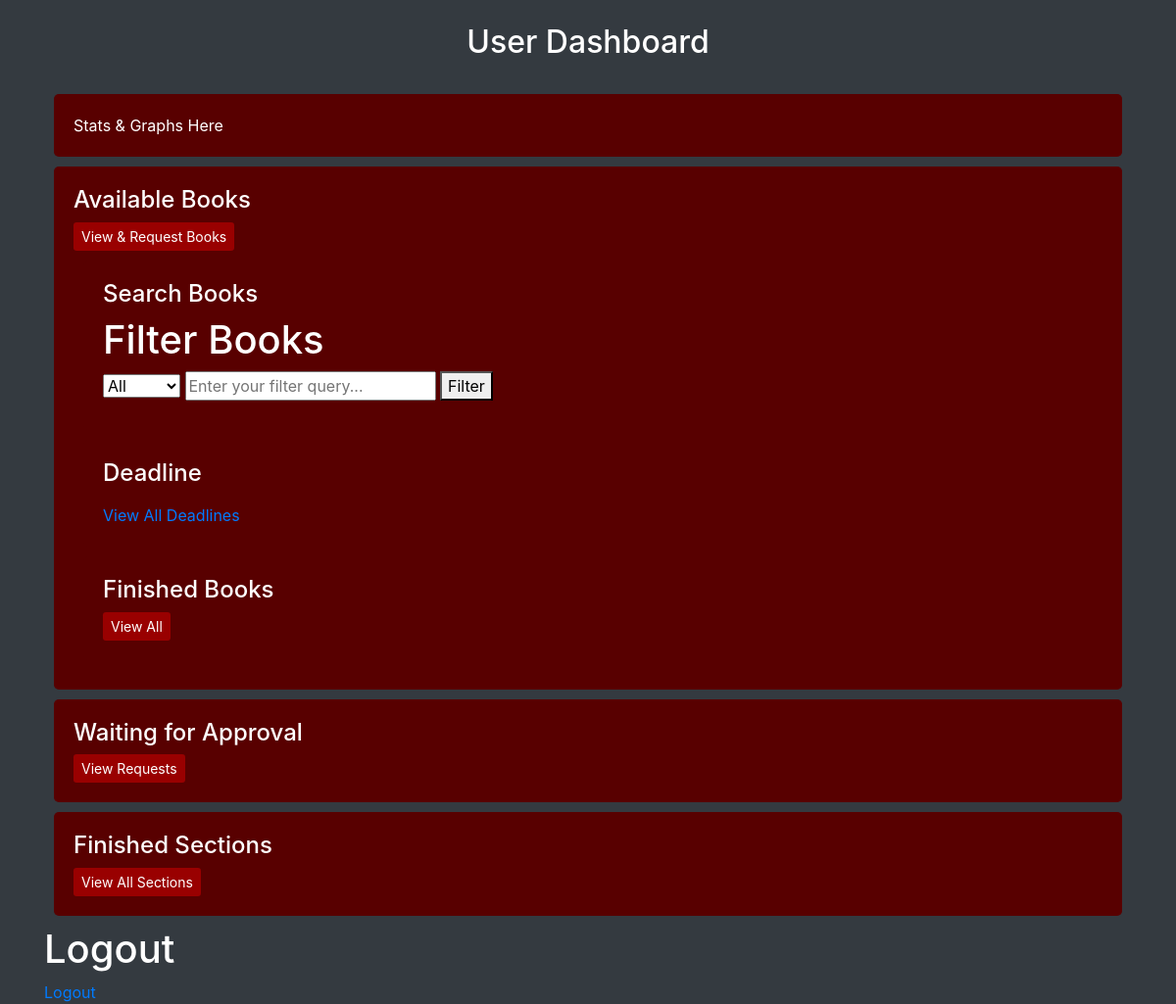
Before: /dashboards/user_dashboard (signed in) with the older database file.
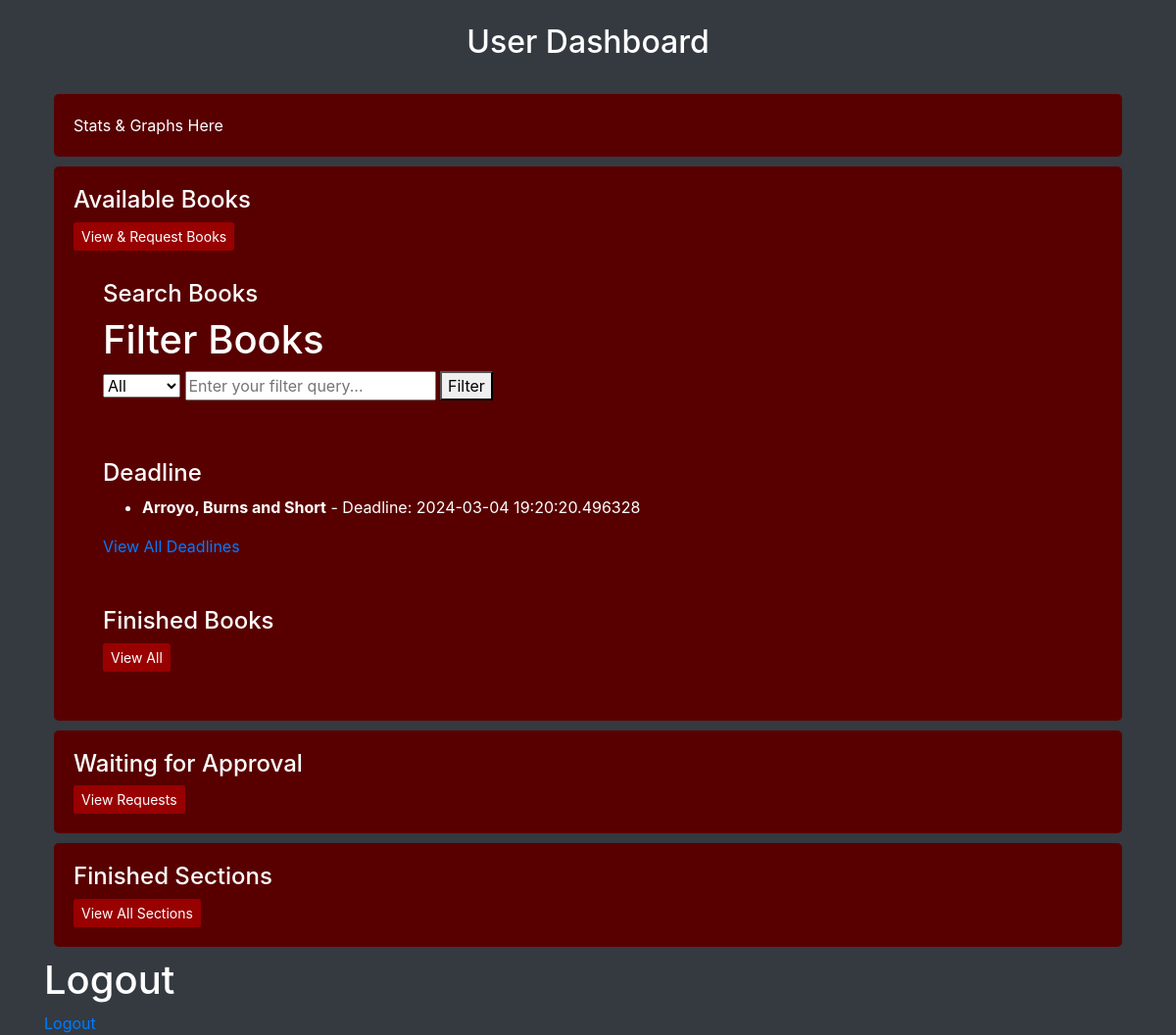
After: the same page with the newer database file.
### models.py (models this page shows, shortened)
class UserBook(db.Model):
    __tablename__ = "userbook"
    id = Column(Integer, primary_key=True)
    user_id = Column(Integer, ForeignKey('user.id'), nullable=False)
    book_id = Column(Integer, ForeignKey('book.id'), nullable=False)
    t_request = Column(DateTime, default=datetime.utcnow, nullable=False)
    t_return = Column(DateTime, nullable=True)
    t_deadline = Column(DateTime, nullable=True)
    is_approved = Column(Boolean, default=False)
    is_rejected = Column(Boolean, default=False)
    user = db.relationship('User', back_populates='user_books')
    book = db.relationship('Book', back_populates='user_books')

class Book(db.Model):
    __table_name__ = "book"
    id = Column(Integer, primary_key=True)
    name = Column(String(100), nullable=False)
    content = Column(Text, nullable=False)
    author = Column(String(100), nullable=False)
    section_id = Column(Integer, ForeignKey('section.id'), nullable=False)
    user_books = db.relationship('UserBook', back_populates='book', lazy=True)

### app.py (the view)
@app.route('/dashboards/user_dashboard')
def user_dashboard():
    user_id = session.get('user_id')
    if not user_id:
        flash('Please login to view your dashboard.', 'error')
        return redirect(url_for('login'))
    borrowed_books = db.session.query(UserBook, Book).join(Book, UserBook.book_id == Book.id).filter(UserBook.user_id == user_id, UserBook.t_return == None, UserBook.is_approved == True).all()
    now = datetime.utcnow()
    books_revoked = False
    deadline_warning_issued = False
    for user_book, book in borrowed_books:
        if user_book.t_deadline and now > user_book.t_deadline:
            user_book.is_approved = False
            books_revoked = True
        elif user_book.t_deadline and user_book.t_deadline - now <= timedelta(days=1):
            deadline_warning_issued = True
    if books_revoked:
        db.session.commit()
        flash('Access to one or more overdue books has been revoked. Please return them as soon as possible.', 'warning')
    if deadline_warning_issued:
        flash('Warning: One or more of your borrowed books are due within the next day. Please return them on time to avoid losing access.', 'warning')
    upcoming_deadlines = [(user_book, book) for user_book, book in borrowed_books if user_book.t_deadline and user_book.t_deadline > now]
    upcoming_deadlines.sort(key=lambda x: x[0].t_deadline)  # Sort by deadline
    upcoming_deadlines = upcoming_deadlines[:3]
    return render_template('dashboards/user_dashboard.html', borrowed_books=borrowed_books,upcoming_deadlines=upcoming_deadlines)

### templates/dashboards/user_dashboard.html (shortened to what this page needs)
<!DOCTYPE html>
<html lang="en">
  <head>
    <link
      href="https://stackpath.bootstrapcdn.com/bootstrap/4.5.2/css/bootstrap.min.css"
      rel="stylesheet"
    />
  </head>
  <body>
    <div class="container">
      <h2 class="text-center my-4">User Dashboard</h2>
      <div class="dashboard-container">
        <div class="dashboard-left">
          <div class="stats">Stats & Graphs Here</div>
          <div class="all-books">
            <h4>Available Books</h4>
            <a
              href="{{ url_for('list_all_books') }}"
              class="btn btn-custom btn-sm"
              >View & Request Books</a
            >
            <div class="search-books">
              <h4>Search Books</h4>
              <h1>Filter Books</h1>
              <form action="/books/filter" method="GET">
                <select name="filter_type" id="filter_type">
                  <option value="all">All</option>
                </select>
                <input
                  type="text"
                  name="query"
                  placeholder="Enter your filter query..."
                />
                <button type="submit">Filter</button>
              </form>
            </div>
            <div class="deadlines">
              <h4>Deadline</h4>
              <ul>
                {% for user_book, book in upcoming_deadlines %}
                <li>
                  <strong>{{ book.name }}</strong> - Deadline: {{
                  user_book.t_deadline }}
                </li>
                {% endfor %}
              </ul>
              <a href="{{ url_for('view_borrowed_books_with_deadlines') }}"
                >View All Deadlines</a
              >
            </div>
            <div class="finished-books">
              <h4>Finished Books</h4>
              <a
                href="{{ url_for('view_finished_books') }}"
                class="btn btn-custom btn-sm"
                >View All</a
              >
            </div>
          </div>
          <div class="dashboard-column">
            <div class="waiting-approval">
              <h4>Waiting for Approval</h4>
              <a
                href="{{ url_for('requested_books') }}"
                class="btn btn-custom btn-sm"
                >View Requests</a
              >
            </div>
            <div class="finished-sections">
              <h4>Finished Sections</h4>
              <a
                href="{{ url_for('view_finished_books_by_section') }}"
                class="btn btn-custom btn-sm"
                >View All Sections</a
              >
            </div>
          </div>
        </div>
      </div>
      <h1>Logout</h1>
      <a href="{{ url_for('logout') }}">Logout</a>
    </div>
  </body>
</html>

### templates/dashboards/user_dashboard.html (style rules this page uses)
body { color: #fff; background-color: #343a40; }
.dashboard-container { display: flex; margin-top: 20px; }
.dashboard-left, .dashboard-right { flex: 1; }
.stats, .deadlines, .waiting-approval, .finished-books, .finished-sections, .all-books, .all-sections, .search-books { background-color: #580000; margin: 10px; padding: 20px; border-radius: 5px; }
.dashboard-column { flex: 50%; }
.btn-custom { background-color: #900; color: #fff; border: none; }
input[type='text'] { margin-bottom: 10px; }

Changed rows visible on the page:
added UserBook: name "Arroyo, Burns and Short", t_deadline "2024-03-04 19:20:20.496328"
